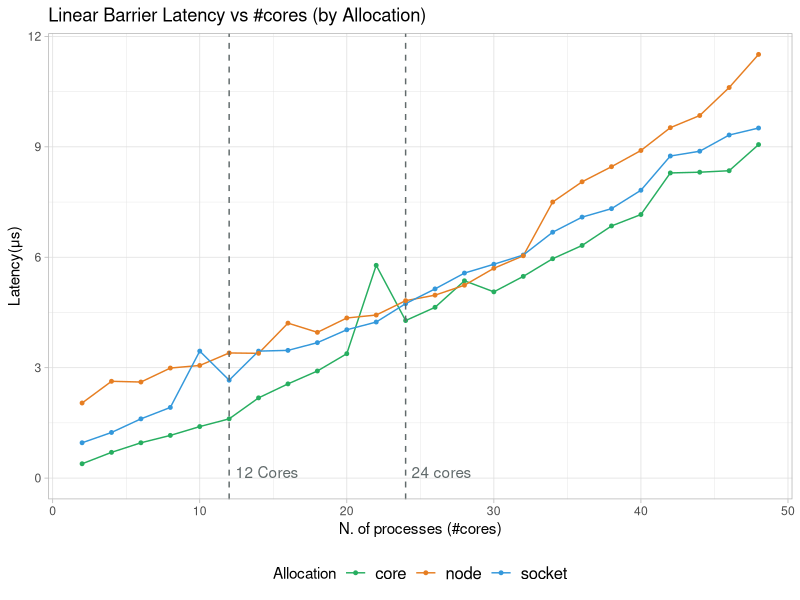
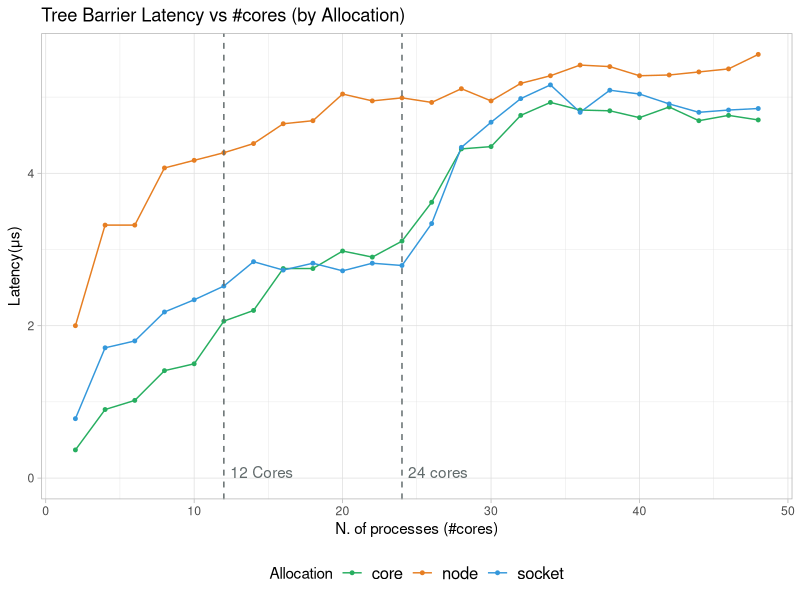
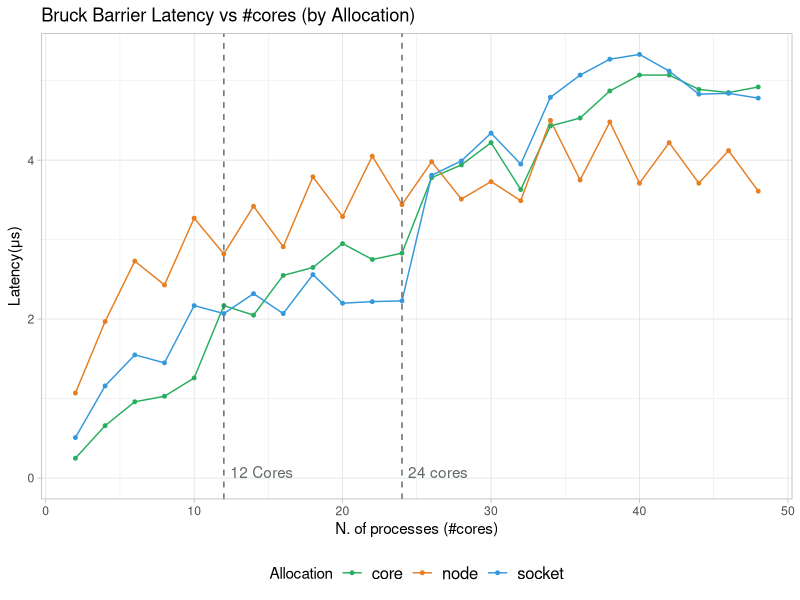
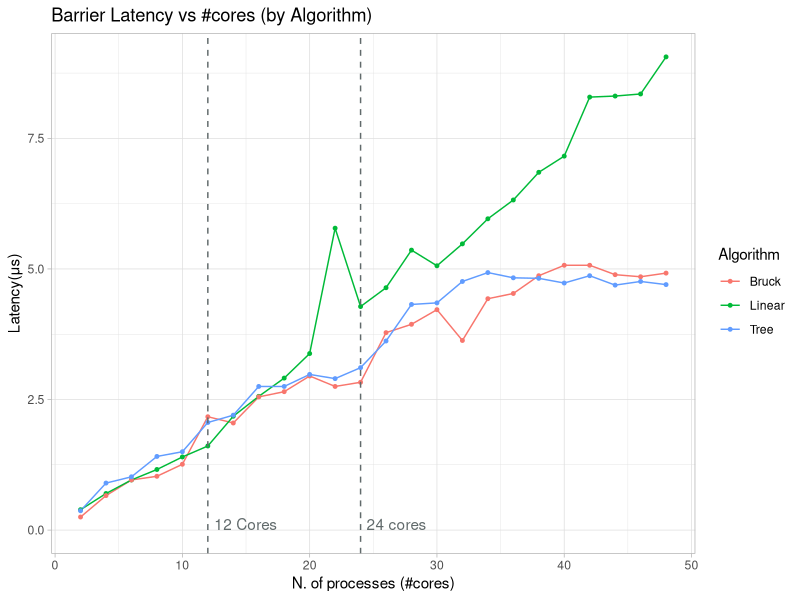
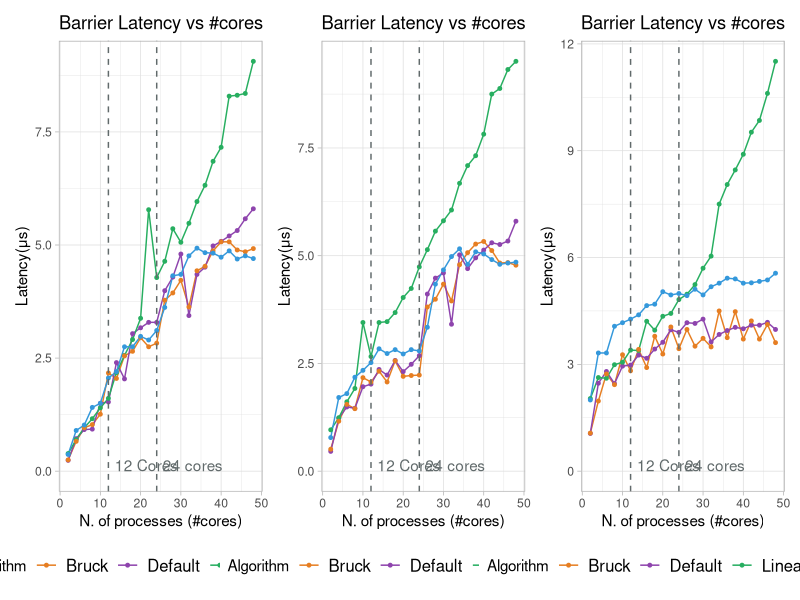
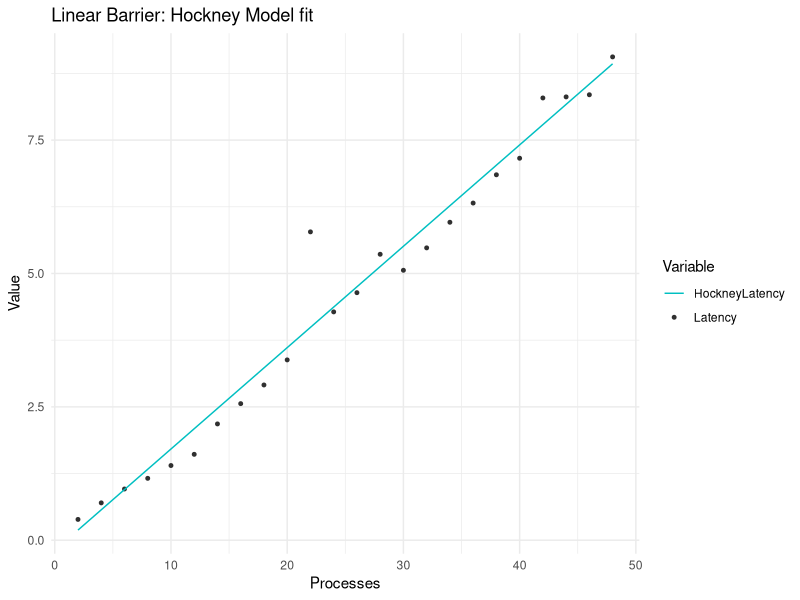

Source code (R) for these figures, in order:
## ---- chunk 1
knitr::opts_chunk$set(echo = TRUE)
library(ggplot2)
library(dplyr)
library(tidyverse)
library(patchwork)
## ---- chunk 2
barrier_default.df<- read.csv(file = "barrier_default.csv")
barrier_linear.df<- read.csv(file = "barrier_linear.csv")
barrier_doublering.df<- read.csv(file = "barrier_doublering.csv")
barrier_recursivedoubling.df<- read.csv(file = "barrier_recursivedoubling.csv")
barrier_bruck.df<- read.csv(file = "barrier_bruck.csv")
barrier_tree.df<- read.csv(file = "barrier_tree.csv")
## ---- chunk 3
barrier.df<- rbind(barrier_default.df,barrier_linear.df,barrier_doublering.df,barrier_recursivedoubling.df,barrier_bruck.df,barrier_tree.df)
## ---- chunk 4
barrier.df %>% filter(Algorithm =="Linear")%>% 
  ggplot(aes(x = Processes, y = Latency, color = Allocation)) +
    geom_line(linetype = 1) +
    geom_point(size=1)+
    #geom_abline(slope = 0.19, intercept = -0.19, color = "red")+
    geom_vline(xintercept = c(12, 24), linetype = "dashed", color = "#616A6B")+
    annotate("text", x = c(12,24), y = c(0,0), label = c("12 Cores","24 cores"), vjust = 0, hjust = -0.1,color="#616A6B")+
    scale_color_manual(values = c("#27AE60","#E67E22","#3498DB")) +
    xlim(2, 48) +
    labs(x = 'N. of processes (#cores)',
         y = 'Latency(μs)',
         title = 'Linear Barrier Latency vs #cores (by Allocation)',
         color = 'Allocation')+
    theme_light()+
    theme(
      legend.position = "bottom",
      legend.text = element_text(size = 12) 
    )
## ---- chunk 5
barrier.df %>% filter(Algorithm =="Tree")%>% 
  ggplot(aes(x = Processes, y = Latency, color = Allocation)) +
    geom_line(linetype = 1) +
    geom_point(size=1)+
    #geom_abline(slope = 0.19, intercept = -0.19, color = "red")+
    geom_vline(xintercept = c(12, 24), linetype = "dashed", color = "#616A6B")+
    annotate("text", x = c(12,24), y = c(0,0), label = c("12 Cores","24 cores"), vjust = 0, hjust = -0.1,color="#616A6B")+
    scale_color_manual(values = c("#27AE60","#E67E22","#3498DB")) +
    xlim(2, 48) +
    labs(x = 'N. of processes (#cores)',
         y = 'Latency(μs)',
         title = 'Tree Barrier Latency vs #cores (by Allocation)',
         color = 'Allocation')+
    theme_light()+
    theme(
      legend.position = "bottom",
      legend.text = element_text(size = 12) 
    )
## ---- chunk 6
barrier.df %>% filter(Algorithm =="Bruck")%>% 
  ggplot(aes(x = Processes, y = Latency, color = Allocation)) +
    geom_line(linetype = 1) +
    geom_point(size=1)+
    #geom_abline(slope = 0.19, intercept = -0.19, color = "red")+
    geom_vline(xintercept = c(12, 24), linetype = "dashed", color = "#616A6B")+
    annotate("text", x = c(12,24), y = c(0,0), label = c("12 Cores","24 cores"), vjust = 0, hjust = -0.1,color="#616A6B")+
    scale_color_manual(values = c("#27AE60","#E67E22","#3498DB")) +
    xlim(2, 48) +
    labs(x = 'N. of processes (#cores)',
         y = 'Latency(μs)',
         title = 'Bruck Barrier Latency vs #cores (by Allocation)',
         color = 'Allocation')+
    theme_light()+
    theme(
      legend.position = "bottom",
      legend.text = element_text(size = 12) 
    )
## ---- chunk 7
barrier.df %>% filter(Allocation == "core") %>% filter(Algorithm %in% c("Tree","Linear","Bruck") )%>% 
  ggplot(aes(x = Processes, y = Latency, color = Algorithm)) +
    geom_line(linetype = 1) +
    geom_point(size=1)+
    #geom_abline(slope = 0.19, intercept = -0.19, color = "red")+
    geom_vline(xintercept = c(12, 24), linetype = "dashed", color = "#616A6B")+
    annotate("text", x = c(12,24), y = c(0,0), label = c("12 Cores","24 cores"), vjust = 0, hjust = -0.1,color="#616A6B")+
    #scale_color_manual(values = c("#27AE60","#E67E22","#3498DB","#8E44AD","")) +
    xlim(2, 48) +
    labs(x = 'N. of processes (#cores)',
         y = 'Latency(μs)',
         title = 'Barrier Latency vs #cores (by Algorithm)',
         color = 'Algorithm')+
    theme_light()
## ---- chunk 8
Plots=list()
maps= c("core","socket","node")
for (i in 1:length(maps)){
  Plots[[i]]<- barrier.df %>% filter(Allocation == maps[i]) %>% filter(Algorithm %in% c("Default","Tree","Linear","Bruck")) %>%
    ggplot(aes(x = Processes, y = Latency, color = Algorithm)) +
      geom_line(linetype = 1) +
      geom_point(size=1)+
      geom_vline(xintercept = c(12, 24), linetype = "dashed", color = "#616A6B")+
      annotate("text", x = c(12,24), y = c(0,0), label = c("12 Cores","24 cores"), vjust = 0, hjust = -0.1,color="#616A6B")+
      scale_color_manual(values = c("#E67E22","#8E44AD","#27AE60","#3498DB")) +
      xlim(2, 48) +  # Adjust the x-axis limits as needed
      labs(x = 'N. of processes (#cores)',
           y = 'Latency(μs)',
           title = paste0('Barrier Latency vs #cores'),
           color = 'Algorithm')+
      theme_light()+
    theme(
      legend.position = "bottom",
      legend.text = element_text(size = 12) 
    )
}
## ---- chunk 9
Plots[[1]] | Plots[[2]] | Plots[[3]]
## ---- chunk 10
#Point to point latency (alpha parameter in Hockney model for linear barrier)
alpha<- 0.19
# Model will be Latency= alpha*(P-1) = alpha*P - alpha, with P: number of processes
barrier_linear.df$HockneyLatency <- alpha* barrier_linear.df$Processes - alpha
# Now make the plot
Hockney.df <- tidyr::gather(barrier_linear.df %>% filter(Allocation=="core"), key = "Variable", value = "Value", -Processes, -Allocation, -Algorithm)

# Plot using ggplot
ggplot(Hockney.df, aes(x = Processes, y = Value, color = Variable)) +
  geom_point(data = subset(Hockney.df, Variable == "Latency"), size = 1) +
  geom_line(data = subset(Hockney.df, Variable == "HockneyLatency"), linetype = 1) +
  labs(title = "Linear Barrier: Hockney Model fit",
       x = "Processes",
       y = "Value") +
  scale_color_manual(values = c("Latency" = "grey19", "HockneyLatency" = "#00BFC1")) +
  theme_minimal()
## ---- chunk 11
linear_fit<- lm(formula= Latency ~ -1+Processes,
                data=barrier_linear.df %>% filter(Allocation == "core")
                )
summary(linear_fit)
## ---- chunk 12
tree_fit<- lm(formula=Latency ~ -1+Processes+I(Processes^2),
                data=barrier_tree.df %>% filter(Allocation == "core")
                )
summary(tree_fit)
## ---- chunk 13
bruck_fit<- lm(formula= Latency ~ -1+Processes+I(Processes^2),
                data=barrier_bruck.df %>% filter(Allocation == "core")
                )
summary(bruck_fit)
## ---- chunk 14
default_fit<- lm(formula= Latency ~ -1+Processes+I(Processes^2),
                data=barrier_default.df %>% filter(Allocation == "core")
                )
summary(default_fit)
